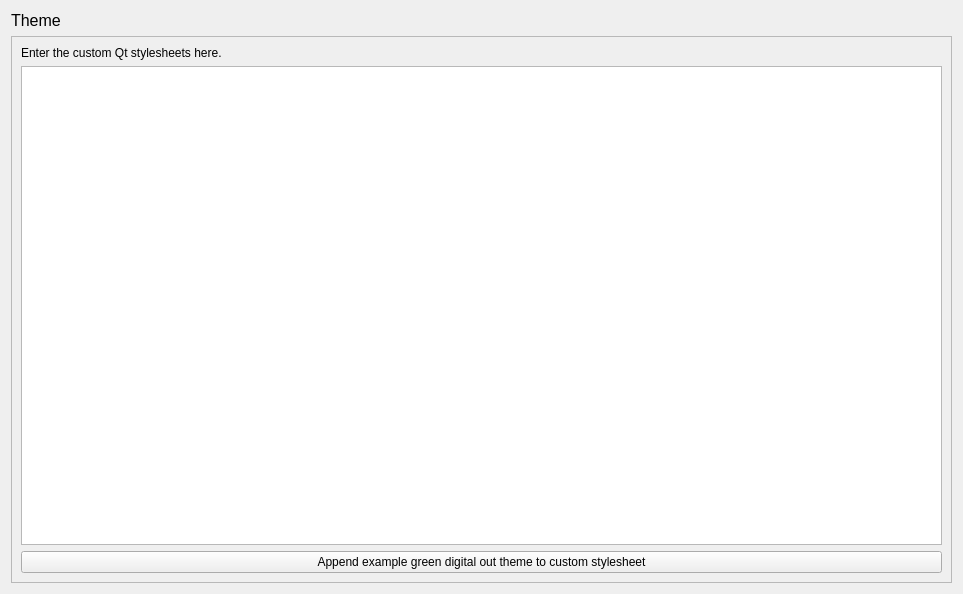
<?xml version="1.0" encoding="UTF-8"?>
<ui version="4.0">
 <class>Form</class>
 <widget class="QWidget" name="Form">
  <property name="geometry">
   <rect>
    <x>0</x>
    <y>0</y>
    <width>963</width>
    <height>594</height>
   </rect>
  </property>
  <property name="windowTitle">
   <string>Form</string>
  </property>
  <layout class="QVBoxLayout" name="verticalLayout">
   <item>
    <widget class="QLabel" name="label_2">
     <property name="font">
      <font>
       <pointsize>12</pointsize>
      </font>
     </property>
     <property name="text">
      <string>Theme</string>
     </property>
    </widget>
   </item>
   <item>
    <widget class="QScrollArea" name="scrollArea">
     <property name="widgetResizable">
      <bool>true</bool>
     </property>
     <widget class="QWidget" name="scrollAreaWidgetContents">
      <property name="geometry">
       <rect>
        <x>0</x>
        <y>0</y>
        <width>935</width>
        <height>528</height>
       </rect>
      </property>
      <layout class="QVBoxLayout" name="verticalLayout_2">
       <item>
        <widget class="QLabel" name="label">
         <property name="text">
          <string>Enter the custom Qt stylesheets here.</string>
         </property>
        </widget>
       </item>
       <item>
        <widget class="QPlainTextEdit" name="stylesheet_text"/>
       </item>
       <item>
        <widget class="QPushButton" name="example_button">
         <property name="text">
          <string>Append example green digital out theme to custom stylesheet</string>
         </property>
        </widget>
       </item>
      </layout>
     </widget>
    </widget>
   </item>
  </layout>
 </widget>
 <resources/>
 <connections/>
</ui>
